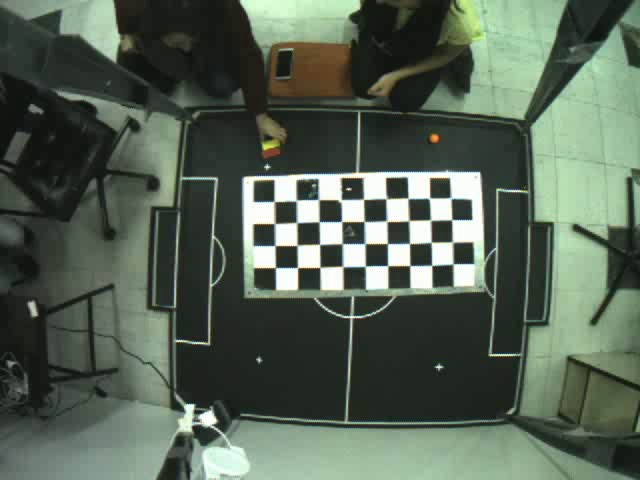
#> input picture Software/CalibrationFrames/frame0.jpg, 640 x 480 px; its folder holds 4 pictures in this run
$ python -i Calibration.py   (imports and definitions only)
#> lines starting #> are read from the running program, lines starting #| are printed output that depends on the picture; after the words box and inside, x2 and y2 are one past the last pixel; in counts of white or black regions, pixels touching at a corner belong together
import cv2 as cv
import numpy as np
import glob
import Variables
import GeneralFunctions as Functs
import math


# [51 lines left out: functions configureCalibration, setPositions, configureField, configurePerspective, not called in this run]


def CalibrarCamera():
    criteria = (cv.TERM_CRITERIA_EPS + cv.TERM_CRITERIA_MAX_ITER, 30, 0.001)

    # prepare object points, like (0,0,0), (1,0,0), (2,0,0) ....,(6,5,0)
    objp = np.zeros((4 * 9, 3), np.float32)
    objp[:, :2] = np.mgrid[0:9, 0:4].T.reshape(-1, 2)

    # Arrays to store object points and image points from all the images.
    objpoints = []  # 3d point in real world space
    imgpoints = []  # 2d points in image plane.

    images = glob.glob('CalibrationFrames/*.jpg')
    grayshape = 0
    for fname in images:
        img = cv.imread(fname)
#> img is the input picture: shape (480, 640, 3); mean B, G, R 84.4, 99.2, 85.7
        gray = cv.cvtColor(img, cv.COLOR_BGR2GRAY)
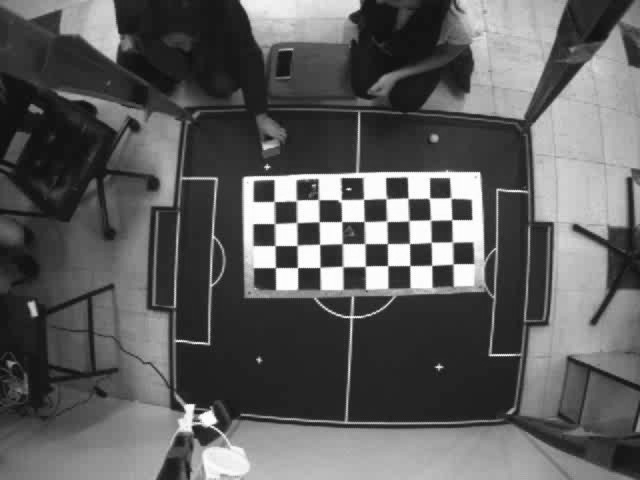
#> gray: shape (480, 640); min 11, max 255, mean 93.5
        grayshape = gray.shape[::-1]
#> grayshape = (640, 480)
        # Find the chess board corners
        ret, corners = cv.findChessboardCorners(gray, (9, 4), None)
#> ret = True; corners = 36 rows, first 8: [273.9, 201.2], [296.1, 200.7], [318.5, 199.6], [339.5, 199.5], [363.5, 199.2], [386.2, 198.8], [407.9, 198.4], [429, 198.6]

        # If found, add object points, image points (after refining them)
        if ret == True:
            objpoints.append(objp)

            corners2 = cv.cornerSubPix(gray, corners, (11, 11), (-1, -1), criteria)
#> corners2 = 36 rows, first 8: [274.2, 201.6], [296.4, 200.5], [318.3, 199.5], [341, 199.6], [363.5, 199.4], [386.2, 198.5], [407.9, 198.2], [429.4, 198.2]
            imgpoints.append(corners2)

            # Draw and display the corners
            img = cv.drawChessboardCorners(img, (7, 6), corners2, ret)
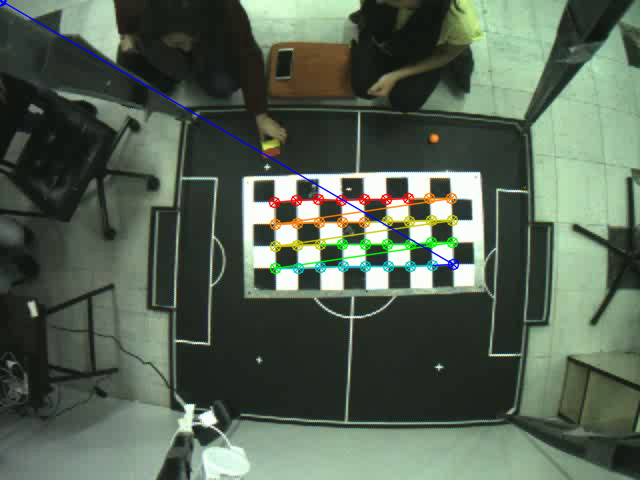
#> img: shape (480, 640, 3); 2.47% of pixels changed, all inside (x1, y1, x2, y2) = (0, 0, 460, 275)
            cv.imshow('img', img)
            cv.waitKey(50)
#> pass 2 of the loop in CalibrarCamera, `for fname in images:`:
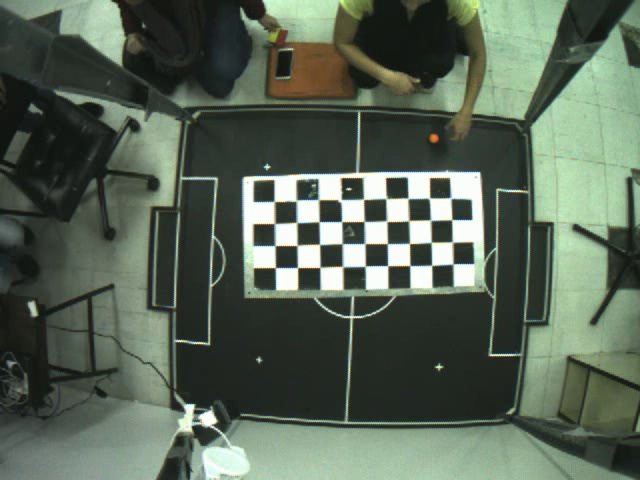
#> input picture Software/CalibrationFrames/frame100.jpg, 640 x 480 px
#> in CalibrarCamera, img is the input picture: shape (480, 640, 3); mean B, G, R 86.7, 101.7, 88.8
#> in CalibrarCamera, `gray = cv.cvtColor(img, cv.COLOR_BGR2GRAY)`:
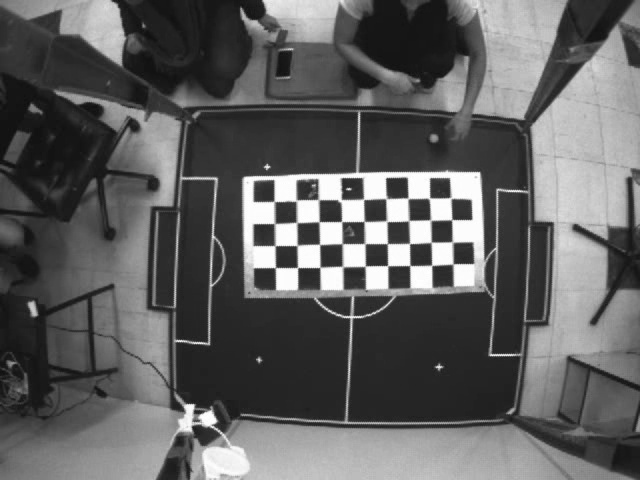
#> gray: shape (480, 640); min 14, max 255, mean 96.1
#> corners = 36 rows, first 8: [274, 201.3], [296.2, 200.2], [318.8, 199.8], [340.5, 202.9], [363.5, 199.2], [385.7, 198.9], [408, 198.4], [428.7, 198.9]
#> corners2 = 36 rows, first 8: [274.2, 201.5], [296.3, 200.5], [318.2, 199.4], [340.9, 199.5], [363.5, 199.4], [386.2, 198.5], [407.9, 198.3], [429.4, 198.2]
#> in CalibrarCamera, `img = cv.drawChessboardCorners(img, (7, 6), corners2, ret)`:
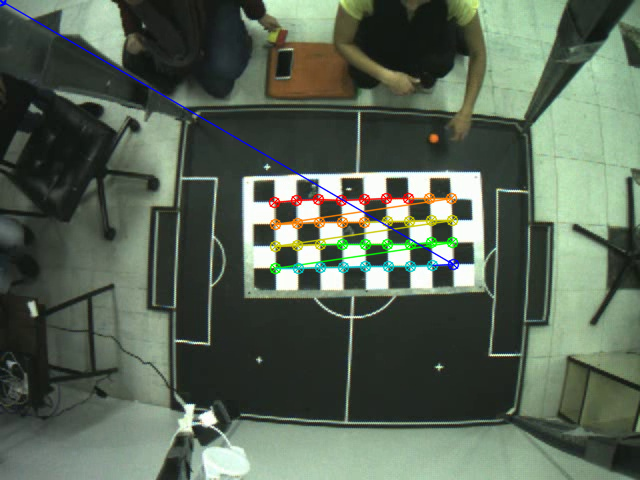
#> img: shape (480, 640, 3); 2.47% of pixels changed, all inside (x1, y1, x2, y2) = (0, 0, 460, 275)
#> pass 3 of the loop in CalibrarCamera, `for fname in images:`:
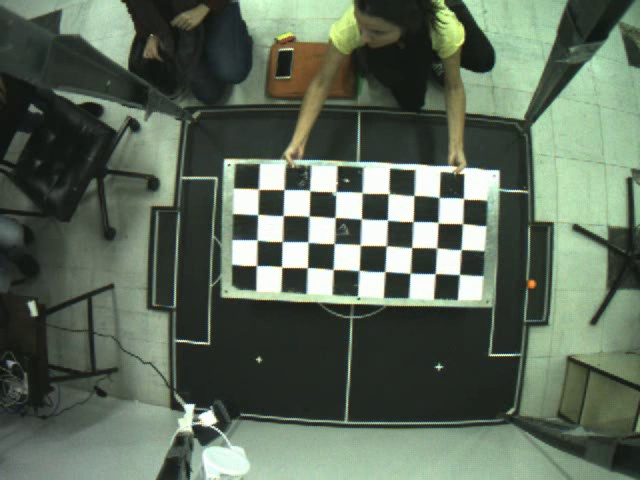
#> input picture Software/CalibrationFrames/frame1000.jpg, 640 x 480 px
#> in CalibrarCamera, img is the input picture: shape (480, 640, 3); mean B, G, R 90.3, 106.1, 93
#> in CalibrarCamera, `gray = cv.cvtColor(img, cv.COLOR_BGR2GRAY)`:
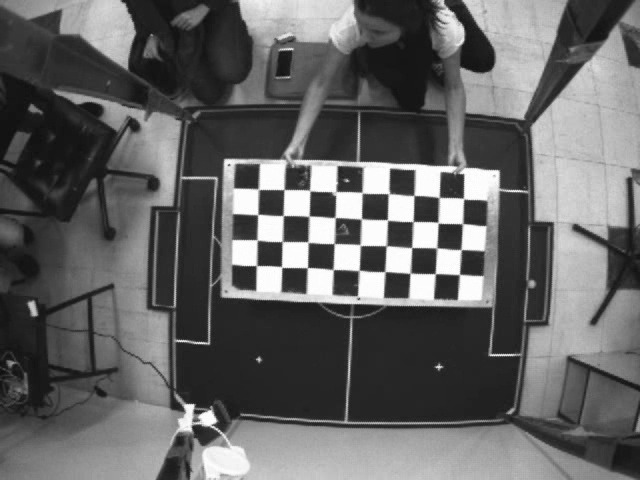
#> gray: shape (480, 640); min 14, max 255, mean 100.4
#> corners = 36 rows, first 8: [258.4, 189.2], [284.1, 189.5], [309.9, 190.8], [327, 195], [366, 198], [388.9, 193.8], [413.9, 195.4], [439.1, 197.7]
#> corners2 = 36 rows, first 8: [258.5, 189.2], [284, 189.6], [309.7, 190.4], [335.4, 191.9], [362.1, 192.8], [388.7, 193.5], [413.9, 195.5], [439.1, 197.4]
#> in CalibrarCamera, `img = cv.drawChessboardCorners(img, (7, 6), corners2, ret)`:
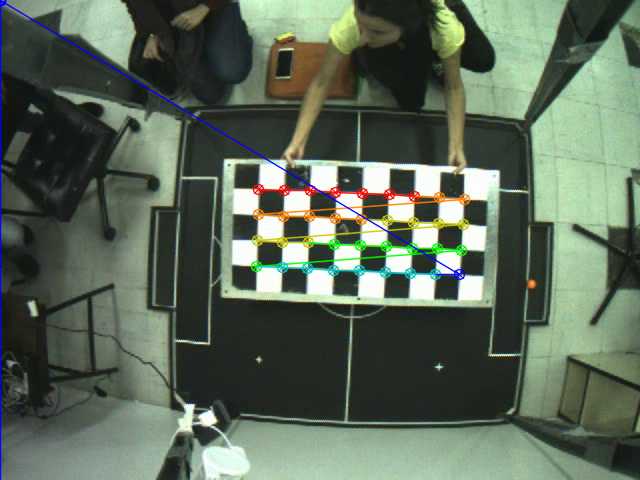
#> img: shape (480, 640, 3); 2.99% of pixels changed, all inside (x1, y1, x2, y2) = (0, 0, 471, 480)
#> the loop made 4 passes; the first 3 are shown
    ret, Variables.mtx, Variables.dist, rvecs, tvecs = cv.calibrateCamera(objpoints, imgpoints, grayshape, None, None)

#> (the run stopped early here; a loop or call above may not have finished)
